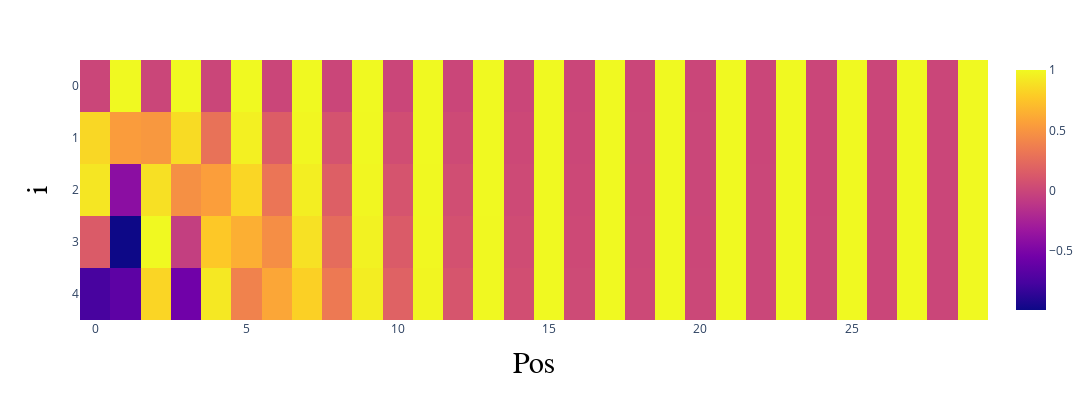

Notebook code cell kept with this figure:
### Code cell
import plotly.express as px

fig = px.imshow(pe_check.cpu(), aspect="auto")

fig.update_xaxes(title_text='Pos')
fig.update_yaxes(title_text='i')
fig.update_xaxes(title_font_size =30,
                title_font_color='black',
                title_font_family='Courier')
fig.update_yaxes(title_font_size =30,
                title_font_color='black',
                title_font_family='Courier',
                )
fig.update_layout(width=1100,height=400)
fig.show()

### Figure 1 — Plotly figure (JSON) as saved in the notebook; plotly's stock layout.template omitted (floating-point values rounded to 4 significant figures; data arrays with more than 128 entries replaced by an {"elided": "..."} marker saying what was removed)
{"data": [{"coloraxis": "coloraxis", "hovertemplate": "x: %{x}<br>y: %{y}<br>color: %{z}<extra></extra>", "name": "0", "type": "heatmap", "xaxis": "x", "yaxis": "y", "z": {"elided": "5x30 float values"}}], "layout": {"coloraxis": {"colorscale": [[0, "#0d0887"], [0.1111, "#46039f"], [0.2222, "#7201a8"], [0.3333, "#9c179e"], [0.4444, "#bd3786"], [0.5556, "#d8576b"], [0.6667, "#ed7953"], [0.7778, "#fb9f3a"], [0.8889, "#fdca26"], [1, "#f0f921"]]}, "height": 400, "margin": {"t": 60}, "width": 1100, "xaxis": {"anchor": "y", "domain": [0, 1], "title": {"font": {"color": "black", "family": "Courier", "size": 30}, "text": "Pos"}}, "yaxis": {"anchor": "x", "autorange": "reversed", "domain": [0, 1], "title": {"font": {"color": "black", "family": "Courier", "size": 30}, "text": "i"}}}}
